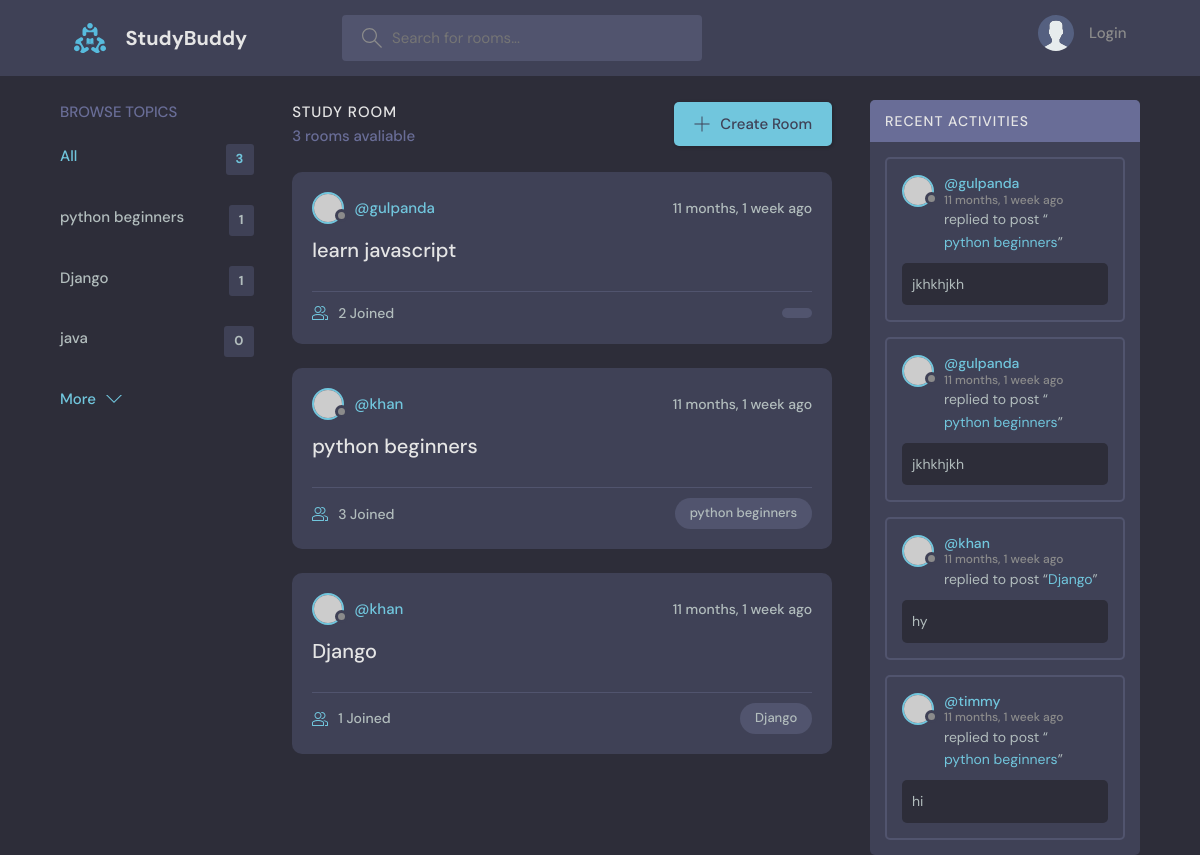
The page / on the database its author committed.
### base/models.py (models this page shows, shortened)
class Topic(models.Model):
    name=models.CharField(max_length=200)

class Room(models.Model):
    host=models.ForeignKey(User,on_delete=models.SET_NULL,null=True)
    topic=models.ForeignKey(Topic, on_delete=models.SET_NULL,null=True)
    name = models.CharField( max_length=200)
    description=models.TextField(null=True,blank=True)
    participants=models.ManyToManyField(User,related_name='participants',blank=True)
    updated=models.DateTimeField(auto_now=True)
    created=models.DateTimeField(auto_now_add=True)
    class Meta:
        ordering = ['-updated','-created']
    def __str__(self):
        return str(self.name)

class Message(models.Model):
    user = models.ForeignKey(User,on_delete=models.CASCADE)
    room = models.ForeignKey(Room, on_delete=models.CASCADE)
    body = models.TextField()
    updated=models.DateTimeField(auto_now=True)
    created=models.DateTimeField(auto_now_add=True)
    class Meta:
        ordering = ['-updated','-created']

### base/views.py (the view)
# urls.py: path("",views.home,name="home"),
def home(request):
    q=request.GET.get('q') if request.GET.get('q') != None else ''
    topics = Topic.objects.all()[0:5]  # type: ignore
    rooms = Room.objects.filter(
        Q(topic__name__icontains=q) |
        Q(name__icontains=q)|
        Q(description__icontains=q)
        )
    room_messages = Message.objects.filter(Q(room__topic__name__icontains=q))
    room_count = rooms.count()
    context={'rooms':rooms,'topics':topics,'room_count':room_count,'room_messages':room_messages}
    return render(request,"base/home.html",context)

### base/templates/base/home.html (shortened to what this page needs)
{% extends 'main.html' %}
{% block content %}
<main class="layout layout--3">
  <div class="container">
      {% include 'base/topics_component.html' %}
    <div class="roomList">
      <div class="roomList__header">
        <div>
          <h2>Study Room</h2>
          <p>{{room_count}} rooms avaliable</p>
        </div>
        <a class="btn btn--main" href="{% url 'create-room' %}">
          <svg version="1.1" xmlns="http://www.w3.org/2000/svg" width="32" height="32" viewBox="0 0 32 32">
            <title>add</title>
            <path
              d="M16.943 0.943h-1.885v14.115h-14.115v1.885h14.115v14.115h1.885v-14.115h14.115v-1.885h-14.115v-14.115z"
            ></path>
          </svg>
          Create Room
        </a>
      </div>
      {% include 'base/feed_component.html' %}
    </div>
    {% include 'base/activity_component.html' %}
  </div>
</main>
{% endblock %}

### base/templates/base/topics_component.html
<div class="topics">
    <div class="topics__header">
      <h2>Browse Topics</h2>
    </div>
    <ul class="topics__list">
      <li>
        <a href="{% url 'home' %}" class="active">All <span>{{topics.count}}</span></a>
      </li>
      {% for topic in topics %}
      <li>
        <a href="{% url 'home' %}?q={{topic.name}}">{{topic.name}} <span>{{topic.room_set.all.count}}</span></a>
      </li>
      {% endfor %}
    </ul>
    <a class="btn btn--link" href="{% url 'topics' %}">
      More
      <svg version="1.1" xmlns="http://www.w3.org/2000/svg" width="32" height="32" viewBox="0 0 32 32">
        <title>chevron-down</title>
        <path d="M16 21l-13-13h-3l16 16 16-16h-3l-13 13z"></path>
      </svg>
    </a>
  </div>

### base/templates/base/feed_component.html (shortened to what this page needs)
{% for room in rooms %}
    <div class="roomListRoom">
        <div class="roomListRoom__header">
        <a href="{% url 'profile' room.host.id %}" class="roomListRoom__author">
            <div class="avatar avatar--small">
            <img src="https://randomuser.me/api/portraits/women/11.jpg" />
            </div>
            <span>@{{room.host.username}}</span>
        </a>
        <div class="roomListRoom__actions">
            <span>{{room.created|timesince}} ago</span>
        </div>
        </div>
        <div class="roomListRoom__content">
        <a href="{% url 'room' room.id %}">{{room.name}}</a>
        </div>
        <div class="roomListRoom__meta">
        <a href="{% url 'profile' room.host.id %}" class="roomListRoom__joined">
            {{room.participants.all.count}} Joined
        </a>
        <p class="roomListRoom__topic">{{room.topic.name}}</p>
        </div>
    </div>
{% endfor %}

### base/templates/base/activity_component.html (shortened to what this page needs)
<div class="activities">
    <div class="activities__header">
      <h2>Recent Activities</h2>
    </div>
    {% for message in room_messages %}
    <div class="activities__box">
      <div class="activities__boxHeader roomListRoom__header">
        <a href="{% url 'profile' message.user.id %}" class="roomListRoom__author">
          <div class="avatar avatar--small">
            <img src="https://randomuser.me/api/portraits/women/11.jpg" />
          </div>
          <p>
            @{{message.user}}
            <span>{{message.created|timesince}} ago</span>
          </p>
        </a>
      </div>
      <div class="activities__boxContent">
        <p>replied to post “<a href="{% url 'room' message.room.id %}">{{message.room}}</a>”</p>
        <div class="activities__boxRoomContent">
          {{message.body}}
        </div>
      </div>
    </div>
    {% endfor %}
  </div>

### rows shown on the page
Topic: name "python beginners", room_set.all.count "1"
Topic: name "Django", room_set.all.count "1"
Topic: name "java", room_set.all.count "0"
Room: host.username "gulpanda", created "11 months, 1 week", name "learn javascript", participants.all.count "2"
Room: host.username "khan", created "11 months, 1 week", name "python beginners", participants.all.count "3", topic.name "python beginners"
Room: host.username "khan", created "11 months, 1 week", name "Django", participants.all.count "1", topic.name "Django"
Message: user "gulpanda", created "11 months, 1 week", room "python beginners", body "jkhkhjkh"
Message: user "gulpanda", created "11 months, 1 week", room "python beginners", body "jkhkhjkh"
Message: user "khan", created "11 months, 1 week", room "Django", body "hy"
Message: user "timmy", created "11 months, 1 week", room "python beginners", body "hi"

### other values the page prints
{{ topics.count }} "3"
{{ room_count }} "3"
